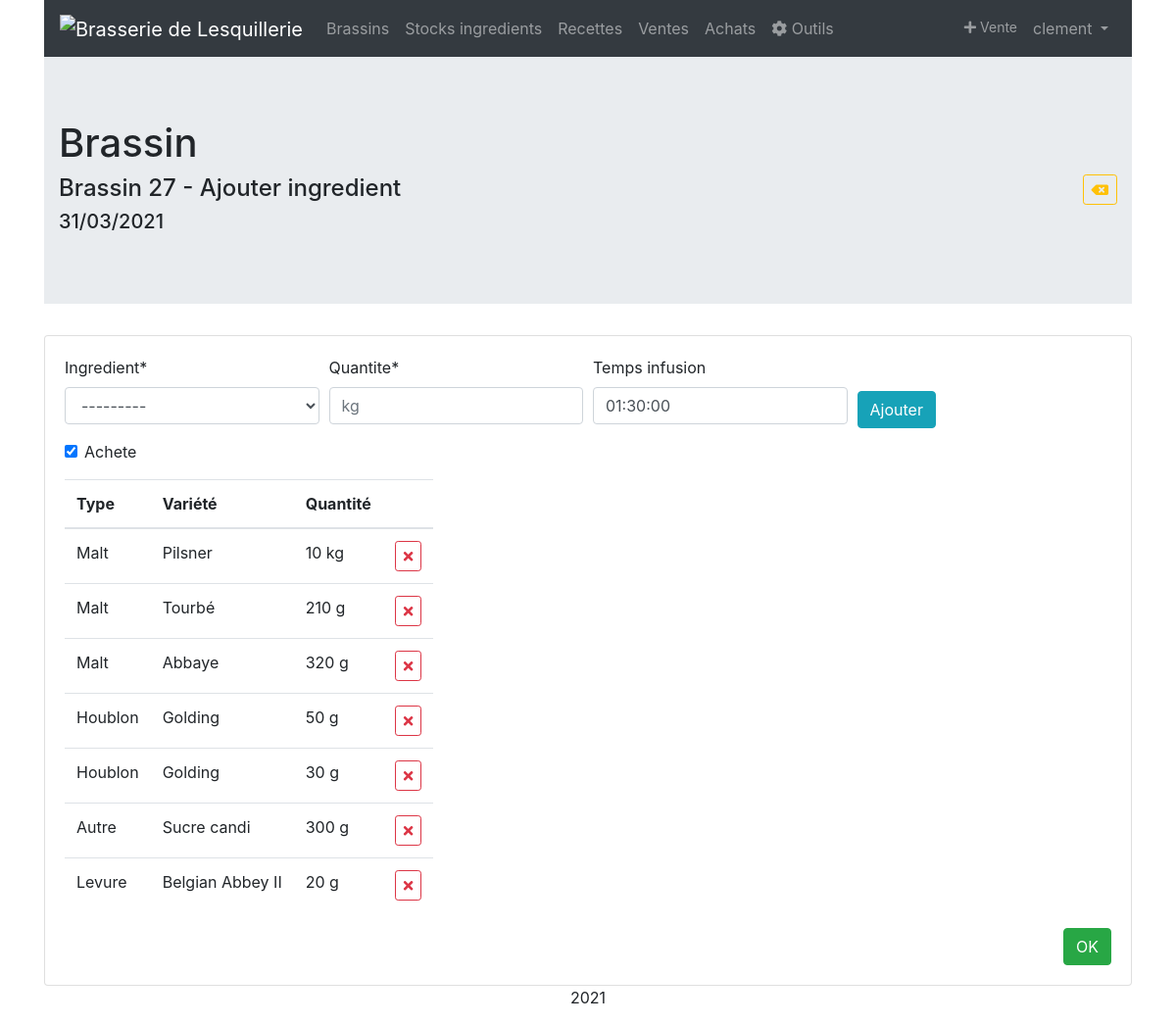
Screenshot of /brasserie/brassins/37/ajouter-ingredient/ (signed in) with the database file from the repository.
### brassin/models.py (models this page shows, shortened)
class Brassin(models.Model):
	date_brassin = models.DateField(null=True)
	numero = models.CharField(blank=True,null=True,max_length=30)
	date_mise_bouteille = models.DateField(blank=True,null=True)
	densite_avant_ebullition = models.DecimalField(blank=True,null=True, max_digits=4, decimal_places=3)
	densite_initiale = models.DecimalField(blank=True,null=True, max_digits=4, decimal_places=3)
	densite_finale = models.DecimalField(blank=True,null=True, max_digits=4, decimal_places=3)
	volume_empatage = models.DecimalField(blank=True,null=True, max_digits=5, decimal_places=1)
	volume_rincage_dreches = models.DecimalField(blank=True,null=True, max_digits=5, decimal_places=1)
	volume_mout = models.DecimalField(blank=True,null=True, max_digits=5, decimal_places=1)
	volume_cuve_fermentation = models.DecimalField(blank=True,null=True, max_digits=5, decimal_places=1)
	volume_starter = models.DecimalField(blank=True,null=True, max_digits=5, decimal_places=1,default=0)
	temps_empatage = models.TimeField(blank=True,null=True,default="01:15:00")
	temps_ebullition = models.TimeField(blank=True,null=True,default="01:30:00")
	temps_fermentation = models.TimeField(blank=True,null=True)
	notes = models.TextField(blank=True,null=True)
	resucrage = models.DecimalField(blank=True,null=True, max_digits=2, decimal_places=1)
	ingredient = models.ManyToManyField(Ingredient, through='BrassinIngredient',null=True,blank=True)
	recette = models.ForeignKey(Recette, on_delete=models.SET_NULL, null=True,blank=True)
	fermenteur = models.ForeignKey(Fermenteur, on_delete=models.SET_NULL, null=True,blank=True)
	archive = models.BooleanField(default=False)
	class Meta:
		verbose_name = "Brassin"
		ordering = ['-date_brassin']

class BrassinIngredient(models.Model):
	brassin = models.ForeignKey(Brassin, on_delete=models.CASCADE)
	ingredient = models.ForeignKey(Ingredient, on_delete=models.CASCADE)
	quantite = models.DecimalField(null=True,max_digits=8,decimal_places=4)
	temps_infusion = models.TimeField(blank=True,null=True,default="01:30:00")
	achete = models.BooleanField(default=True)

class Ingredient(models.Model):
	INGREDIENT_TYPE = [('Malt','Malt'),('Houblon','Houblon'),('Levure','Levure'),('Autre','Autre'),]
	type_ingredient = models.CharField(null=True,max_length=30,choices=INGREDIENT_TYPE,default='Autre')
	variete = models.CharField(max_length=30)
	prix_kg = models.DecimalField(null=True, max_digits=5, decimal_places=2)
	acide_alpha = models.DecimalField(blank=True,null=True, max_digits=4, decimal_places=2)
	ebc_min = models.DecimalField(blank=True,null=True, max_digits=4, decimal_places=0)
	ebc_max = models.DecimalField(blank=True,null=True, max_digits=4, decimal_places=0)
	attenuation_min = models.DecimalField(blank=True,null=True, max_digits=2, decimal_places=0)
	attenuation_max = models.DecimalField(blank=True,null=True, max_digits=2, decimal_places=0)
	description = models.TextField(blank=True,null=True)
	@property
	def propriete(self):
		if self.type_ingredient=="Malt":
			return "EBC: " + str(self.ebc_min) + " - " + str(self.ebc_max)
		if self.type_ingredient=="Houblon":
			return "Acide alpha: " + str(self.acide_alpha) + " %"
		if self.type_ingredient=="Levure":
			return "Attenuation: " + str(self.attenuation_min) + " - " + str(self.attenuation_max) + " %"
		else:
			return ""
	class Meta:
		verbose_name = "Ingredient"
		ordering = ['type_ingredient']
	def __str__(self):
		return self.type_ingredient + " - " + self.variete

### brassin/views.py (the view)
# urls.py: path('brassins/<int:id>/ajouter-ingredient/', views.BrassinIngredientAdd, name='brassin_ingredient_add'),
@login_required
@permission_required('brassin_ingredient.add_choice', raise_exception=True)
def BrassinIngredientAdd(request,id):
    b = Brassin.objects.get(pk=id)
    bi = BrassinIngredient.objects.all().filter(brassin=b)
    if request.method == 'POST':
        form = BrassinIngredientForm(request.POST)
        form.fields["brassin"].initial = id
        form.fields["achete"].initial = True
        if form.is_valid():
            data = form.cleaned_data
            if "Levure" in str(data["ingredient"]):
                message = "Paquets de " + str(data["ingredient"]) + " ajouté: "  + str(data["quantite"])
            else:
                message = str(data["quantite"]) + " kg de " + str(data["ingredient"]) + " ont étés ajoutés."
            form.save()
            messages.success(request, message)
    else:
        form = BrassinIngredientForm()
        form.fields["brassin"].initial = id
        form.fields["achete"].initial = True
    return render(request, 'brassin/brassin_ingredient_add_form.html', {'form': form,'b':b,'brassin_ingredient':bi})

### brassin/forms.py
class BrassinIngredientForm(forms.ModelForm):
	quantite = forms.DecimalField(required=True, max_digits=6, min_value=0,widget= forms.TextInput(attrs={'placeholder':'kg'}))
	class Meta:
		model = BrassinIngredient
		fields = '__all__'
		widgets = {
			'brassin': forms.HiddenInput(),
			'quantite': forms.TextInput(attrs={'placeholder': 'kg'}),
			'temps_infusion': TimePickerInput(),}

### brassin/templates/brassin/brassin_ingredient_add_form.html (shortened to what this page needs)
{% extends 'base.html' %}
{% load static %}
{% block css %}
<link rel="stylesheet" href="{% static 'brassin/css/style.css' %}" />
{% endblock %}
{% block content %}
{% load crispy_forms_tags %}
<div class="jumbotron jumbotron-fluid">
  <div class="container">
    <h1 class="page-header">Brassin</h1>
    <h4>Brassin {{ b.numero }} - Ajouter ingredient<a class="btn btn-outline-warning btn-sm float-right" href="{% url 'brassin_consult' form.brassin.value %}"><i class="fas fa-backspace"></i></a>
    </h4>
    <h5>{{b.date_brassin}}</h5>
  </div>
</div>
<div class="card h-100">
    <div class="card-body">
        <form action="" method="POST">
             <div class="form-row align-items-center">
                <div class="col-3">
                    {{ form.ingredient|as_crispy_field }}
                </div>
                <div class="col-3">
                    {{ form.quantite|as_crispy_field }}
                </div>
                <div class="col-3">
                    {{ form.temps_infusion|as_crispy_field }}
                </div>
                <div class="col-3 justify-content-center">
                    <button type="submit" class="btn btn-info">Ajouter</button>
                </div>
             </div>
            {{ form.achete|as_crispy_field }}
        </form>
        <table class="table table-hover table-responsive">
				<thead>
				    <tr><th>Type</th><th>Variété</th><th>Quantité</th><th></th></tr>
				</thead>
				<tbody>
					{% for ingredient in brassin_ingredient.all %}
					<tr>
					    <td><a data-toggle="tooltip" title="{{ ingredient.ingredient.propriete }}">{{ ingredient.ingredient.type_ingredient }}</a></td>
    					<td><a data-toggle="tooltip" title="{{ ingredient.ingredient.propriete }}">{{ ingredient.ingredient.variete }}</a></td>
    					<td> {% if ingredient.quantite < 1 %}{% widthratio ingredient.quantite 1 1000 %} g{% else %}{{ ingredient.quantite|floatformat }} kg{% endif %}</td>
    					<td><a class="btn btn-outline-danger btn-sm" href="{% url 'brassin_ingredient_delete' b=b.id pk=ingredient.id %}"><i class="fas fa-times"></i></a></td>
					</tr>
					{% empty %}
				    <tr>
				        <td colspan="4" class="text-center bg-warning">Pas encore d'ingredient.</td>
				    </tr>
					{% endfor %}
				</tbody>
			</table>
			<a class="btn btn-success float-right" href="{% url 'brassin_consult' form.brassin.value %}">OK</i></a>
        <br/>
    </div>
</div>
{% endblock %}

### templates/base.html (shortened to what this page needs)
{% load static %}
<!DOCTYPE html>
<html lang="fr">
  <head>
    <link rel="stylesheet" href="https://use.fontawesome.com/releases/v5.7.0/css/all.css">
    <link rel="stylesheet" href="https://maxcdn.bootstrapcdn.com/bootstrap/4.0.0/css/bootstrap.min.css">
    <link rel="stylesheet" type="text/css" href="https://cdn.datatables.net/1.10.24/css/dataTables.bootstrap4.min.css"/>
    {% block css %}
    {% endblock %}
  </head>
  <body>
    <div class="container">
      <nav class="navbar navbar-expand-sm bg-dark navbar-dark sticky-top bg-faded">
        <a class="navbar-brand" href="{% url 'home' %}"><img src="" alt="{{ user.profile.brasserie }}" href="{% url 'home' %}"></a>
        <div class="collapse navbar-collapse" id="collapsibleNavbar">
          <ul class="navbar-nav">
            <li class="nav-item">
              <a class="nav-link" href="{% url 'brassin_list' %}">Brassins</a>
            </li>
            <li class="nav-item">
              <a class="nav-link" href="{% url 'ingredients_list' %}">Stocks ingredients</a>
            </li>
            <li class="nav-item">
              <a class="nav-link" href="{% url 'recettes_list' %}">Recettes</a>
            </li>
            <li class="nav-item">
              <a class="nav-link" href="{% url 'ventes_list' %}">Ventes</a>
            </li>
            <li class="nav-item">
              <a class="nav-link" href="{% url 'achats_list' %}">Achats</a>
            </li>
            <li class="nav-item">
              <a class="nav-link" href="{% url 'outils' %}"><i class="fa fa-cog" aria-hidden="true"></i>   Outils</a>
            </li>
          </ul>
          <ul class="navbar-nav ml-auto">
            <li class="nav-item">
              <a class="nav-link btn-outline-info btn-sm" href="{% url 'vente_create' %}"><i class="fas fa-plus"></i>  Vente</a>
            </li>
            <li class="nav-item dropdown">
              <a class="nav-link dropdown-toggle" href="#" id="navbardrop" data-toggle="dropdown">
                {% if user.is_authenticated %}
                  {{ user.get_username }}
                {% endif %}
              </a>
            </li>
          </ul>
        </div>
      </nav>
      {% block content %}
      {% endblock %}
      <footer class="container-fluid bg-4 text-center">
          <p>2021</p>
      </footer>
    </div>
  </body>
</html>

### brassin/static/brassin/css/style.css (style rules this page uses)
a { color: darkslategray; }

### rows the page displays
Brassin: numero "27", date_brassin "31/03/2021"
BrassinIngredient: ingredient.type_ingredient "Malt", ingredient.variete "Pilsner", quantite "10"
BrassinIngredient: ingredient.type_ingredient "Malt", ingredient.variete "Tourbé", quantite "210"
BrassinIngredient: ingredient.type_ingredient "Malt", ingredient.variete "Abbaye", quantite "320"
BrassinIngredient: ingredient.type_ingredient "Houblon", ingredient.variete "Golding", quantite "50"
BrassinIngredient: ingredient.type_ingredient "Houblon", ingredient.variete "Golding", quantite "30"
BrassinIngredient: ingredient.type_ingredient "Autre", ingredient.variete "Sucre candi", quantite "300"
BrassinIngredient: ingredient.type_ingredient "Levure", ingredient.variete "Belgian Abbey II", quantite "20"

### other values shown
{{ user.get_username }} "clement"
